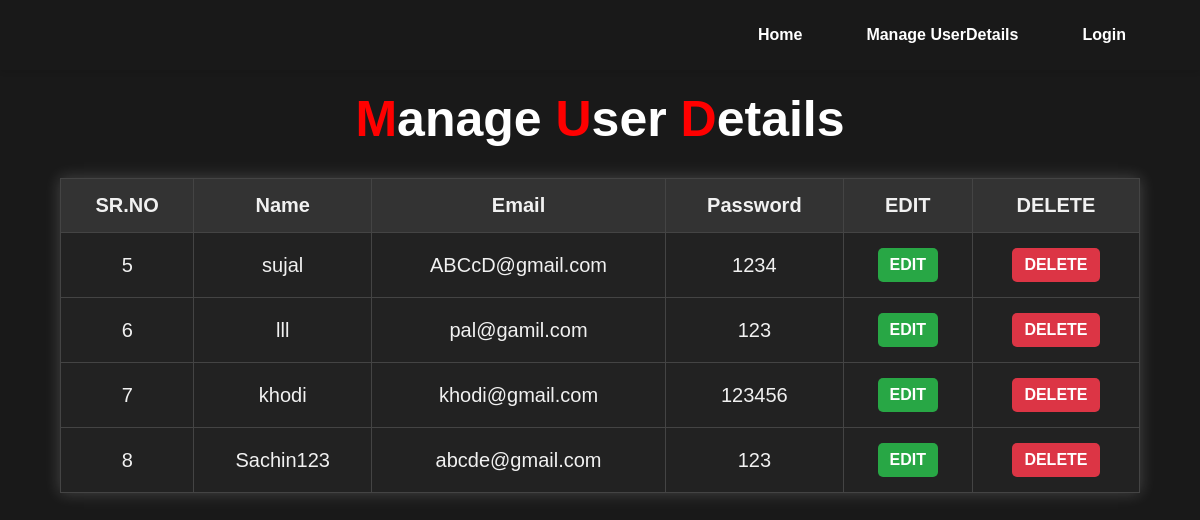
The page /ADMIN/User_Action.php on the database its author committed.
### tables this page shows
CREATE TABLE `tbl_register` (
  `no` int(225) NOT NULL,
  `Name` varchar(100) NOT NULL,
  `Email` varchar(50) NOT NULL,
  `Password` varchar(255) NOT NULL
);

### ADMIN/User_Action.php (the view, shortened to what this page needs)
<?php
    include("config.php");
    $sel = "SELECT * FROM tbl_register";
    $result = mysqli_query($con, $sel);
    include 'includes/header.php';
?>
<br><br><br><br><br>
<!DOCTYPE html>
<html>
<head>
</head>
<body>
    <h1><span>M</span>anage <span>U</span>ser <span>D</span>etails</h1>
    <center>
        <table>
            <tr>
                <th>SR.NO</th>
                <th>Name</th>
                <th>Email</th>
                <th>Password</th>
                <th>EDIT</th>
                <th>DELETE</th>
            </tr>
            <?php
            while($row = mysqli_fetch_array($result)) {
            ?>
            <tr>
                <td><?php echo $row['no']; ?></td>
                <td><?php echo $row['Name']; ?></td>
                <td><?php echo $row['Email']; ?></td>
                <td><?php echo $row['Password']; ?></td>
                <td><a class="btn-edit" href="User_Edit.php?no=<?php echo $row['no']; ?>">EDIT</a></td>
                <td><a class="btn-delete" href="User_Delete.php?no=<?php echo $row['no']; ?>">DELETE</a></td>
            </tr>
            <?php
            }
            ?>
        </table>
    </center>
    <br><br><br><br><br>
</body>
</html>

### ADMIN/includes/header.php (shortened to what this page needs)
<!DOCTYPE html>
<html>
<head>
    <link rel="stylesheet" type="text/css" href="./css/style.css">
    <link rel="stylesheet" href="https://unpkg.com/boxicons@2.1.4/css/boxicons.min.css">
</head>
<body>
    <nav>
        <ul class="navbar">
            <li><a href="home.php">Home</a></li>
            <li><a href="User_Action.php">Manage UserDetails </a></li>
            <?php if (isset($_SESSION['user'])) { ?>
                <li><a href="logout.php"><span class="icon-lock"></span> Logout</a></li>
            <?php } else { ?>
                <li><a href="login.php"><span class="icon-lock"></span> Login</a></li>
            <?php } ?>
        </ul>
    </nav>
</body>

### ADMIN/css/style.css (style rules this page uses)
* { padding:0; margin:0; box-sizing:border; font-family:'Poppins',sans-serif; text-decoration: none; list-style: none; scroll-behavior: smooth; }
nav ul li { list-style: none; display: inline-block; margin-left: 40px; }
.navbar { display: flex; margin-right: 4vh; }
.navbar a { color: white; font-size: 18px; padding: 10px 22px; border-radius: 4px; font-weight: 500; text-decoration: none; transition: ease 0.40s; }
nav ul li a { text-decoration: none; color: rgb(255, 255, 255); font-size: 17px; }
nav { position: fixed; top: 0; left: 0; width: 100%; background-color: #191919; box-shadow: 0 2px 5px rgba(0,0,0,0.1); z-index: 1000; display: flex; align-items: center; padding: 10px 20px; height: 70px; }
.navbar { list-style: none; display: flex; margin-left: auto; }
.navbar li { margin-left: 20px; }
.navbar a { text-decoration: none; color: #fff; font-size: 16px; font-weight: bold; }
* { margin: 0; padding: 0; box-sizing: border-box; font-family: "Poppins", sans-serif; }

### ADMIN/User_Action.php (style rules this page uses)
body { background-color: #191919; font-family: Verdana, Geneva, Tahoma, sans-serif; color: white; }
h1 { font-size: 50px; color: white; text-align: center; margin-bottom: 30px; }
span { color:red; }
table { width: 90%; margin: 0 auto; border-collapse: collapse; box-shadow: 0px 0px 15px rgba(255, 255, 255, 0.2); }
th, td { padding: 15px; font-size: 20px; text-align: center; border: 1px solid #444; }
th { background-color: #333; color: #f1f1f1; }
td { background-color: #222; color: #f1f1f1; }
tr:nth-child(even) { background-color: #2b2b2b; }
a.btn-edit, a.btn-delete { display: inline-block; padding: 8px 12px; color: white; font-size: 16px; font-weight: bold; border-radius: 5px; text-decoration: none; transition: background-color 0.3s ease; }
a.btn-edit { background-color: #28a745; }
a.btn-delete { background-color: #dc3545; }

### rows shown on the page
tbl_register: no "5", Name "sujal", Email "ABCcD@gmail.com", Password "1234"
tbl_register: no "6", Name "lll", Email "pal@gamil.com", Password "123"
tbl_register: no "7", Name "khodi", Email "khodi@gmail.com", Password "123456"
tbl_register: no "8", Name "Sachin123", Email "abcde@gmail.com", Password "123"
